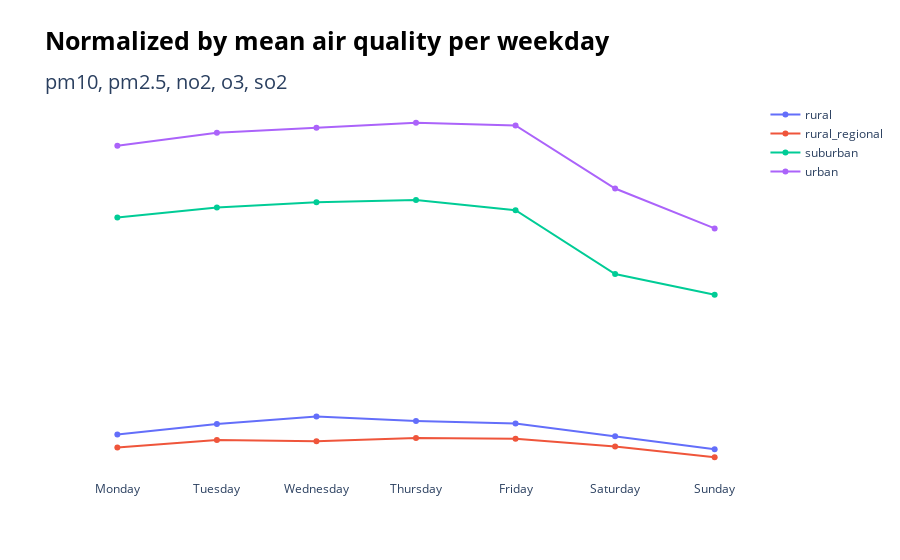

The notebook cell saved with this chart:
### Code cell
df_week_gb_site_area = df_week.groupby(['weekday','site_area'])[['no2']].mean()
display(df_week_gb_site_area)
# df_week_gb_site_area = df_week_gb_site_area / df_week_gb_site_area.mean()
df_week_gb_site_area = round(df_week_gb_site_area,2)

df_week_gb_site_area.reset_index(inplace=True, level=1)
df_week_gb_site_area.dropna(inplace=True, how='any')

fig = go.Figure()
for site_area in df_week_gb_site_area['site_area'].unique():
    fig.add_scatter(x=df_week_gb_site_area[df_week_gb_site_area.site_area==site_area].index, 
                    y=df_week_gb_site_area[df_week_gb_site_area.site_area==site_area]['no2'], 
                    mode='lines+markers', 
                    name=site_area,
                    opacity=1 if site_area == 'greece' else 1)
    
fig.update_layout(yaxis=dict(showgrid=True,
                             tickmode='array',
                             gridcolor='rgba(0,0,0,0.2)', 
                             gridwidth=2,
                             griddash='dash',                             
                             tickvals=[1],), 
                  xaxis=dict(showgrid=True,
                             tickmode='array', 
                             tickvals=[0,1,2,3,4,5,6], 
                             ticktext=['Monday','Tuesday','Wednesday','Thursday','Friday','Saturday','Sunday']),
                  title=dict(
                      text='Normalized by mean air quality per weekday', 
                      font=dict(size=25, color='black', weight='bold'), 
                      subtitle=dict(text='pm10, pm2.5, no2, o3, so2', 
                                    font=dict(size=20))),
                  plot_bgcolor='white',
                #   hovermode='x unified',
                #   hoverlabel=dict(align='right'),
                  spikedistance=10)

fig.show()

### Figure 1 — Plotly figure (JSON) as saved in the notebook; plotly's stock layout.template omitted (floating-point values rounded to 4 significant figures)
{"data": [{"mode": "lines+markers", "name": "rural", "opacity": 1, "type": "scatter", "x": [0, 1, 2, 3, 4, 5, 6], "y": [5.46, 6.08, 6.51, 6.26, 6.11, 5.36, 4.6]}, {"mode": "lines+markers", "name": "rural_regional", "opacity": 1, "type": "scatter", "x": [0, 1, 2, 3, 4, 5, 6], "y": [4.7, 5.14, 5.07, 5.26, 5.22, 4.76, 4.13]}, {"mode": "lines+markers", "name": "suburban", "opacity": 1, "type": "scatter", "x": [0, 1, 2, 3, 4, 5, 6], "y": [18.17, 18.76, 19.06, 19.2, 18.6, 14.86, 13.65]}, {"mode": "lines+markers", "name": "urban", "opacity": 1, "type": "scatter", "x": [0, 1, 2, 3, 4, 5, 6], "y": [22.37, 23.14, 23.42, 23.72, 23.56, 19.87, 17.53]}], "layout": {"plot_bgcolor": "white", "spikedistance": 10, "title": {"font": {"color": "black", "size": 25, "weight": "bold"}, "subtitle": {"font": {"size": 20}, "text": "pm10, pm2.5, no2, o3, so2"}, "text": "Normalized by mean air quality per weekday"}, "xaxis": {"showgrid": true, "tickmode": "array", "ticktext": ["Monday", "Tuesday", "Wednesday", "Thursday", "Friday", "Saturday", "Sunday"], "tickvals": [0, 1, 2, 3, 4, 5, 6]}, "yaxis": {"gridcolor": "rgba(0,0,0,0.2)", "griddash": "dash", "gridwidth": 2, "showgrid": true, "tickmode": "array", "tickvals": [1]}}}
